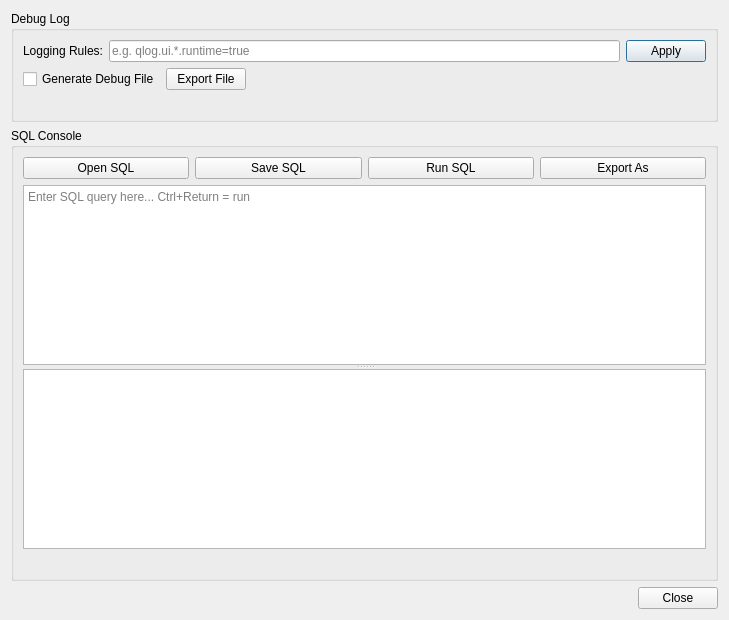
<?xml version="1.0" encoding="UTF-8"?>
<ui version="4.0">
 <class>DevToolsDialog</class>
 <widget class="QDialog" name="DevToolsDialog">
  <property name="geometry">
   <rect>
    <x>0</x>
    <y>0</y>
    <width>729</width>
    <height>620</height>
   </rect>
  </property>
  <property name="windowTitle">
   <string>Developer Tools</string>
  </property>
  <layout class="QVBoxLayout" name="verticalLayout">
   <item>
    <widget class="QGroupBox" name="debugLogGroup">
     <property name="sizePolicy">
      <sizepolicy hsizetype="Expanding" vsizetype="Maximum">
       <horstretch>0</horstretch>
       <verstretch>0</verstretch>
      </sizepolicy>
     </property>
     <property name="title">
      <string>Debug Log</string>
     </property>
     <layout class="QVBoxLayout" name="verticalLayout_2">
      <item>
       <layout class="QHBoxLayout" name="horizontalLayout_2">
        <item>
         <widget class="QLabel" name="loggingRulesLabel">
          <property name="text">
           <string>Logging Rules:</string>
          </property>
         </widget>
        </item>
        <item>
         <widget class="QLineEdit" name="loggingRulesEdit">
          <property name="placeholderText">
           <string>e.g. qlog.ui.*.runtime=true</string>
          </property>
          <property name="clearButtonEnabled">
           <bool>true</bool>
          </property>
         </widget>
        </item>
        <item>
         <widget class="QPushButton" name="applyRulesButton">
          <property name="text">
           <string>Apply</string>
          </property>
         </widget>
        </item>
       </layout>
      </item>
      <item>
       <layout class="QHBoxLayout" name="horizontalLayout">
        <item>
         <widget class="QCheckBox" name="logToFileCheckBox">
          <property name="text">
           <string>Generate Debug File</string>
          </property>
         </widget>
        </item>
        <item>
         <widget class="QPushButton" name="saveDebugLogButton">
          <property name="text">
           <string>Export File</string>
          </property>
          <property name="icon">
           <iconset theme="document-save-as">
            <normaloff>.</normaloff>.</iconset>
          </property>
         </widget>
        </item>
        <item>
         <spacer name="horizontalSpacer">
          <property name="orientation">
           <enum>Qt::Horizontal</enum>
          </property>
          <property name="sizeHint" stdset="0">
           <size>
            <width>40</width>
            <height>20</height>
           </size>
          </property>
         </spacer>
        </item>
       </layout>
      </item>
      <item>
       <widget class="QLabel" name="debugLogFileLabel">
        <property name="text">
         <string notr="true"/>
        </property>
       </widget>
      </item>
     </layout>
    </widget>
   </item>
   <item>
    <widget class="QGroupBox" name="sqlConsoleGroup">
     <property name="title">
      <string>SQL Console</string>
     </property>
     <layout class="QVBoxLayout" name="verticalLayout_3">
      <item>
       <layout class="QHBoxLayout" name="horizontalLayout_3">
        <item>
         <widget class="QPushButton" name="openButton">
          <property name="text">
           <string>Open SQL</string>
          </property>
          <property name="icon">
           <iconset theme="document-open"/>
          </property>
         </widget>
        </item>
        <item>
         <widget class="QPushButton" name="saveButton">
          <property name="text">
           <string>Save SQL</string>
          </property>
          <property name="icon">
           <iconset theme="document-save"/>
          </property>
         </widget>
        </item>
        <item>
         <widget class="QPushButton" name="runButton">
          <property name="text">
           <string>Run SQL</string>
          </property>
          <property name="icon">
           <iconset theme="media-playback-start"/>
          </property>
         </widget>
        </item>
        <item>
         <widget class="QPushButton" name="exportButton">
          <property name="text">
           <string>Export As</string>
          </property>
          <property name="icon">
           <iconset theme="document-save-as"/>
          </property>
         </widget>
        </item>
       </layout>
      </item>
      <item>
       <widget class="QSplitter" name="splitter">
        <property name="orientation">
         <enum>Qt::Vertical</enum>
        </property>
        <widget class="QPlainTextEdit" name="sqlEditor">
         <property name="placeholderText">
          <string>Enter SQL query here... Ctrl+Return = run</string>
         </property>
        </widget>
        <widget class="QTableView" name="resultsTable"/>
       </widget>
      </item>
      <item>
       <widget class="QLabel" name="statusLabel">
        <property name="text">
         <string/>
        </property>
       </widget>
      </item>
     </layout>
    </widget>
   </item>
   <item>
    <widget class="QDialogButtonBox" name="buttonBox">
     <property name="orientation">
      <enum>Qt::Horizontal</enum>
     </property>
     <property name="standardButtons">
      <set>QDialogButtonBox::Close</set>
     </property>
    </widget>
   </item>
  </layout>
 </widget>
 <resources/>
 <connections>
  <connection>
   <sender>buttonBox</sender>
   <signal>rejected()</signal>
   <receiver>DevToolsDialog</receiver>
   <slot>reject()</slot>
   <hints>
    <hint type="sourcelabel">
     <x>316</x>
     <y>260</y>
    </hint>
    <hint type="destinationlabel">
     <x>286</x>
     <y>274</y>
    </hint>
   </hints>
  </connection>
  <connection>
   <sender>openButton</sender>
   <signal>clicked()</signal>
   <receiver>DevToolsDialog</receiver>
   <slot>openQuery()</slot>
   <hints>
    <hint type="sourcelabel">
     <x>132</x>
     <y>200</y>
    </hint>
    <hint type="destinationlabel">
     <x>474</x>
     <y>359</y>
    </hint>
   </hints>
  </connection>
  <connection>
   <sender>saveButton</sender>
   <signal>clicked()</signal>
   <receiver>DevToolsDialog</receiver>
   <slot>saveQuery()</slot>
   <hints>
    <hint type="sourcelabel">
     <x>360</x>
     <y>200</y>
    </hint>
    <hint type="destinationlabel">
     <x>474</x>
     <y>359</y>
    </hint>
   </hints>
  </connection>
  <connection>
   <sender>runButton</sender>
   <signal>clicked()</signal>
   <receiver>DevToolsDialog</receiver>
   <slot>runQuery()</slot>
   <hints>
    <hint type="sourcelabel">
     <x>588</x>
     <y>200</y>
    </hint>
    <hint type="destinationlabel">
     <x>474</x>
     <y>359</y>
    </hint>
   </hints>
  </connection>
  <connection>
   <sender>logToFileCheckBox</sender>
   <signal>toggled(bool)</signal>
   <receiver>DevToolsDialog</receiver>
   <slot>logToFileToggled(bool)</slot>
   <hints>
    <hint type="sourcelabel">
     <x>72</x>
     <y>93</y>
    </hint>
    <hint type="destinationlabel">
     <x>474</x>
     <y>359</y>
    </hint>
   </hints>
  </connection>
  <connection>
   <sender>applyRulesButton</sender>
   <signal>clicked()</signal>
   <receiver>DevToolsDialog</receiver>
   <slot>applyLoggingRules()</slot>
   <hints>
    <hint type="sourcelabel">
     <x>887</x>
     <y>57</y>
    </hint>
    <hint type="destinationlabel">
     <x>474</x>
     <y>359</y>
    </hint>
   </hints>
  </connection>
  <connection>
   <sender>saveDebugLogButton</sender>
   <signal>clicked()</signal>
   <receiver>DevToolsDialog</receiver>
   <slot>saveDebugLog()</slot>
   <hints>
    <hint type="sourcelabel">
     <x>182</x>
     <y>93</y>
    </hint>
    <hint type="destinationlabel">
     <x>474</x>
     <y>359</y>
    </hint>
   </hints>
  </connection>
 </connections>
 <slots>
  <slot>openQuery()</slot>
  <slot>saveQuery()</slot>
  <slot>exportQuery()</slot>
  <slot>runQuery()</slot>
  <slot>logToFileToggled(bool)</slot>
  <slot>applyLoggingRules()</slot>
  <slot>saveDebugLog()</slot>
 </slots>
</ui>
